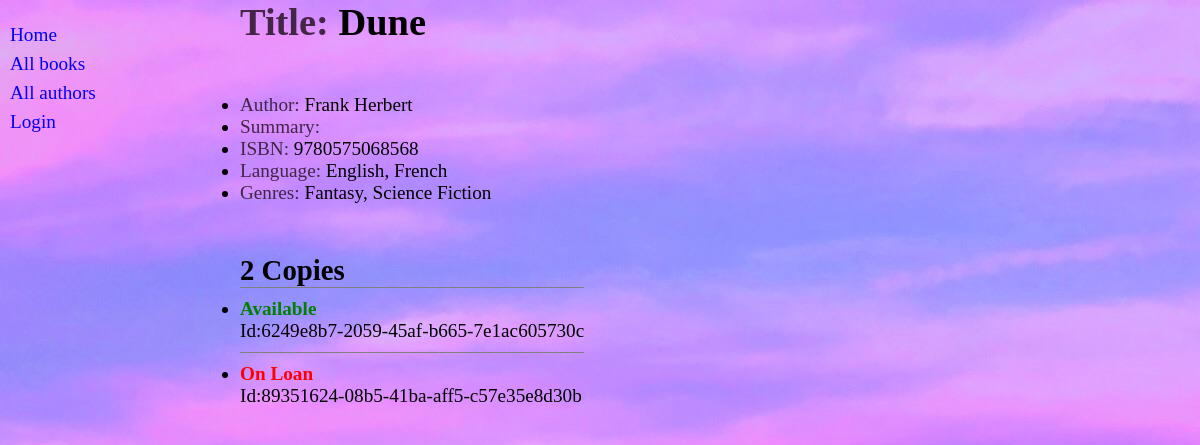
The app's page /catalog/book/4 with its own data.
### catalog/models.py (models this page shows, shortened)
class Book(models.Model):
    title = models.CharField(max_length=200)
    author = models.ForeignKey('Author',on_delete=models.SET_NULL,null=True,related_name='author')
    summury = models.TextField(max_length=1000,help_text="Enter a brief description of the book")
    isbn = models.CharField(max_length=13,unique=True)
    genres = models.ManyToManyField(Genre,help_text="Select genres for this book")
    languages = models.ManyToManyField(Language,help_text="Select languages for this book")
    def display_genre(self):
        """Create a list of genres of a book"""
        return list(self.genres.all())
    display_genre.short_description = 'Genre'   #a description for display_genre function

class Author(models.Model):
    name = models.CharField(max_length=100)
    date_of_birth = models.DateField(null=True,blank=True)
    date_of_death = models.DateField('Died',null=True,blank=True)
    class Meta:
        ordering = ('name','-date_of_birth')
    def __str__(self):
        return self.name

class Language(models.Model):
    name = models.CharField(max_length=30,help_text="Enter a book language")
    def __str__(self):
        return self.name

class Genre(models.Model):
    name = models.CharField(max_length=200,help_text="Enter a book genre(e.g. Science Fiction)")
    def __str__(self):
        return self.name

class BookInstance(models.Model):
    LOAN_STATUS = (
        ('m','Maintenance'),
        ('o','On loan'),
        ('a','Available'),
        ('r','Reserved')
    )
    unique_id = models.UUIDField(primary_key=True,default=uuid.uuid4,help_text="Unique ID for this book accross the library")
    due_back = models.DateField(null=True,blank=True)
    status = models.CharField(choices=LOAN_STATUS,max_length=1,default='a',blank=True,help_text="Book Availability")
    book = models.ForeignKey(Book,on_delete=models.RESTRICT,null=True,related_name="book")
    imprint = models.CharField(max_length=200,null=True,blank=True)
    borrower = models.ForeignKey(User,on_delete=models.SET_NULL,null=True,blank=True)
    class Meta:
        ordering = ('due_back','status')
    def get_status_display(self):
        if self.status == 'a':
            return 'Available'
        elif self.status == 'o':
            return 'On Loan'
        elif self.status == 'r':
            return 'Reserved'
        elif self.status == 'm':
            return 'Maintenance'

### catalog/views.py (the view)
# urls.py: path('book/<int:book_id>',views.book_detail,name='book-detail'),
def book_detail(request,book_id):
    book = get_object_or_404(Book,id=book_id)
    copies = BookInstance.objects.filter(book_id=book_id)
    return render(request,f'catalog/book_detail.html',{'book':book,'copies':copies})

### catalog/templates/catalog/book_detail.html
{% extends 'catalog/base.html' %}
{% block content %}
    <h1><span class="attribute">Title</span>{{book.title}}</h1>
    <ul class="book_details">
        <li><span class="attribute">Author</span> {{book.author}} </li>
        <li><span class="attribute">Summary</span> {{book.summary}} </li>
        <li><span class="attribute">ISBN</span> {{book.isbn}} </li>
        <li><span class="attribute">Language</span> {{book.languages.all|join:', '}} </li>
        <li><span class="attribute">Genres</span> {{book.genres.all|join:', '}} </li>
    </ul>
    <section class="copies">
        {% with copies.count as total %}
            <h2>{{total}} Copie{{total|pluralize}}</h2>
        {% endwith %}
            <ul class="book_copies">
            {% for copie in copies %}
                <li class="copie">
                    <h4 class="{{copie.status}}"> {{copie.get_status_display}} </h4>
                    <p>Id:{{copie.unique_id}}</p>
                </li>
            {% empty %}
                <p>No Copies for this book.</p>
            {% endfor %}
            </ul>
    </section>
{% endblock content %}

### catalog/static/css/style.css (style rules this page uses)
* { padding: 0; margin: 0; box-sizing: border-box; }
body { background-image: url("../assets/bg.jpg"); background-position: cover; background-repeat: no-repeat; }
.main_container .content .attribute { color: rgb(67, 37, 70); }
.main_container .content .attribute::after { content: ": "; }
.main_container .content .copie { border-top: 1px solid grey; padding-top: 10px; padding-bottom: 10px; }
.main_container .content h4.a { color: green; }
.main_container .content h4.o, .main_container .content h4.m, .main_container .content h4.r { color: red; }

### records on screen
Book: title "Dune", author "Frank Herbert", isbn "9780575068568", languages.all "English, French", genres.all "Fantasy, Science Fiction"
BookInstance: status "Available", unique_id "6249e8b7-2059-45af-b665-7e1ac605730c"
BookInstance: status "On Loan", unique_id "89351624-08b5-41ba-aff5-c57e35e8d30b"

### other values on screen
{{ total }} "2"
